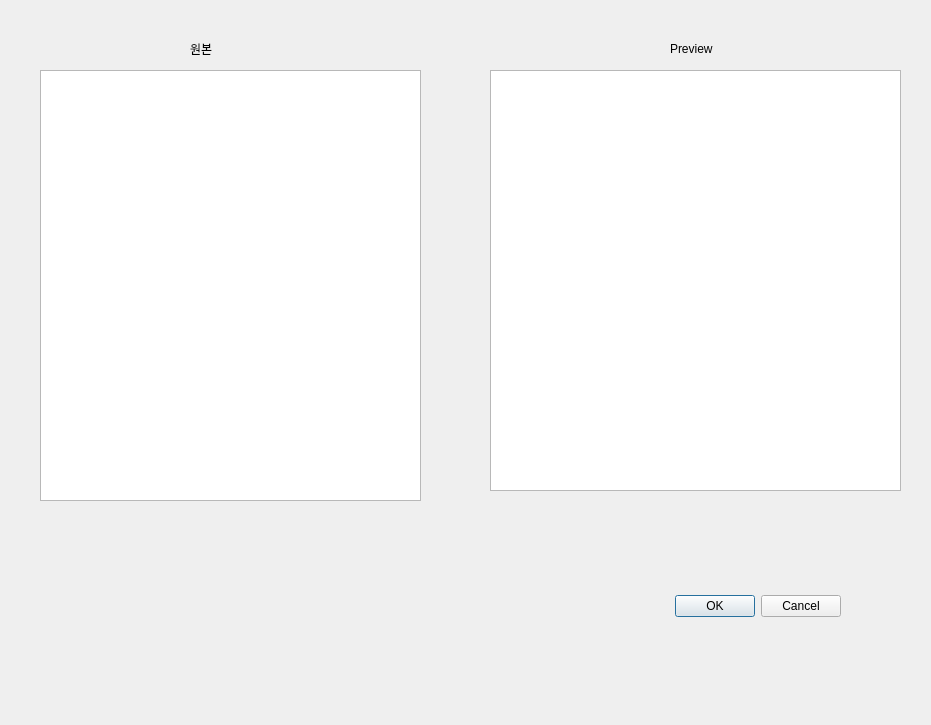
<?xml version="1.0" encoding="UTF-8"?>
<ui version="4.0">
 <class>Dialog_textEdit</class>
 <widget class="QDialog" name="Dialog_textEdit">
  <property name="geometry">
   <rect>
    <x>0</x>
    <y>0</y>
    <width>931</width>
    <height>725</height>
   </rect>
  </property>
  <property name="windowTitle">
   <string>Dialog</string>
  </property>
  <widget class="QDialogButtonBox" name="buttonBox">
   <property name="geometry">
    <rect>
     <x>500</x>
     <y>590</y>
     <width>341</width>
     <height>32</height>
    </rect>
   </property>
   <property name="orientation">
    <enum>Qt::Horizontal</enum>
   </property>
   <property name="standardButtons">
    <set>QDialogButtonBox::Cancel|QDialogButtonBox::Ok</set>
   </property>
  </widget>
  <widget class="QTextEdit" name="textEdit">
   <property name="geometry">
    <rect>
     <x>40</x>
     <y>70</y>
     <width>381</width>
     <height>431</height>
    </rect>
   </property>
  </widget>
  <widget class="QTextBrowser" name="textBrowser">
   <property name="geometry">
    <rect>
     <x>490</x>
     <y>70</y>
     <width>411</width>
     <height>421</height>
    </rect>
   </property>
   <property name="acceptRichText">
    <bool>true</bool>
   </property>
   <property name="openExternalLinks">
    <bool>true</bool>
   </property>
   <property name="openLinks">
    <bool>true</bool>
   </property>
  </widget>
  <widget class="QLabel" name="label">
   <property name="geometry">
    <rect>
     <x>190</x>
     <y>40</y>
     <width>67</width>
     <height>17</height>
    </rect>
   </property>
   <property name="text">
    <string>원본</string>
   </property>
  </widget>
  <widget class="QLabel" name="label_2">
   <property name="geometry">
    <rect>
     <x>670</x>
     <y>40</y>
     <width>67</width>
     <height>17</height>
    </rect>
   </property>
   <property name="text">
    <string>Preview</string>
   </property>
  </widget>
 </widget>
 <resources/>
 <connections>
  <connection>
   <sender>buttonBox</sender>
   <signal>accepted()</signal>
   <receiver>Dialog_textEdit</receiver>
   <slot>accept()</slot>
   <hints>
    <hint type="sourcelabel">
     <x>248</x>
     <y>254</y>
    </hint>
    <hint type="destinationlabel">
     <x>157</x>
     <y>274</y>
    </hint>
   </hints>
  </connection>
  <connection>
   <sender>buttonBox</sender>
   <signal>rejected()</signal>
   <receiver>Dialog_textEdit</receiver>
   <slot>reject()</slot>
   <hints>
    <hint type="sourcelabel">
     <x>316</x>
     <y>260</y>
    </hint>
    <hint type="destinationlabel">
     <x>286</x>
     <y>274</y>
    </hint>
   </hints>
  </connection>
 </connections>
</ui>
